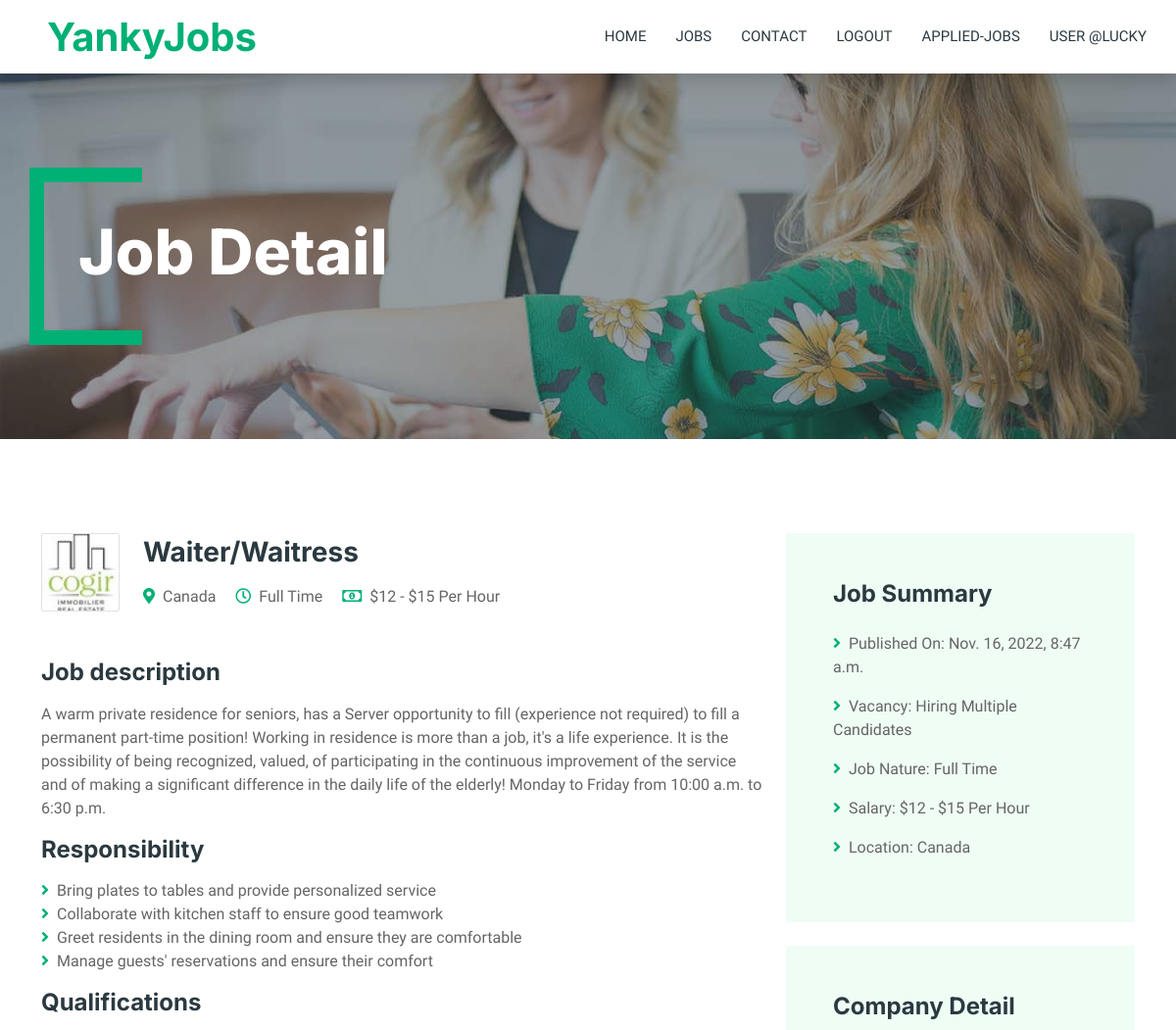
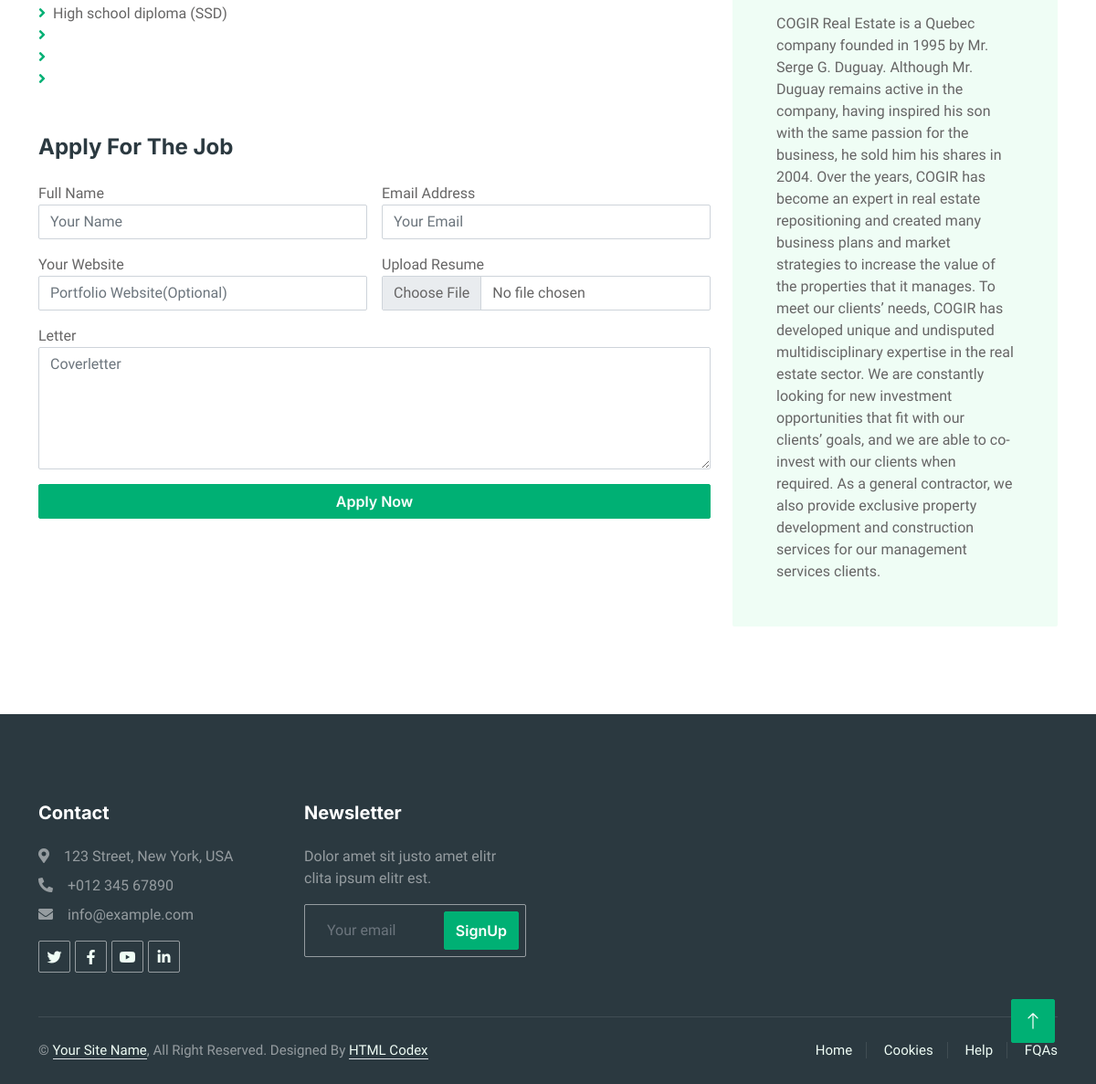
Screenshot of /job-detail/1/ (signed in) with the database file from the repository (2 pictures, top to bottom).
### jobapp/models.py (models this page shows, shortened)
class Jobs(models.Model):
    company_image = models.ImageField(null=True)
    job_name = models.CharField(max_length=300, blank=False)
    job_description = models.TextField(max_length=5000, blank=False)
    published_date = models.DateTimeField(auto_now_add=True)
    job_vacancy = models.CharField(max_length=50, blank=False)
    job_nature = models.CharField(max_length=50)
    job_salary = models.CharField(max_length=50)
    job_salary2 = models.CharField(max_length=50)
    job_location = models.CharField(max_length=500, blank=True)
    company_detail = models.TextField(max_length=5000, blank=True)
    responsibility1 = models.CharField(max_length=200, blank=True)
    responsibility2 = models.CharField(max_length=200, blank=True)
    responsibility3 = models.CharField(max_length=200, blank=True)
    responsibility4 = models.CharField(max_length=200, blank=True)
    qualification1 = models.CharField(max_length=200, blank=True)
    qualification2 = models.CharField(max_length=200, blank=True)
    qualification3 = models.CharField(max_length=200, blank=True)
    qualification4 = models.CharField(max_length=200, blank=True)

### jobapp/views.py (the view)
# urls.py: path('job-detail/<int:pk>/', views.job_detail, name='job-detail'),
@login_required(login_url='/login/')
def job_detail(request, pk):
    job = Jobs.objects.get(id=pk)
    return render(request, 'jobapp/job-detail.html', context={'job':job})

### jobapp/templates/jobapp/job-detail.html (shortened to what this page needs)
{% load static %}
<!DOCTYPE html>
<html lang="en">
<head>
    <link href="https://cdnjs.cloudflare.com/ajax/libs/font-awesome/5.10.0/css/all.min.css" rel="stylesheet">
    <link href="https://cdn.jsdelivr.net/npm/bootstrap-icons@1.4.1/font/bootstrap-icons.css" rel="stylesheet">
    <link href="{% static 'lib/animate/animate.min.css' %}" rel="stylesheet">
    <link href="{% static 'lib/owlcarousel/assets/owl.carousel.min.css' %}" rel="stylesheet">
    <link href="{% static 'css/bootstrap.min.css' %}" rel="stylesheet">
    <link href="{% static 'css/style.css' %}" rel="stylesheet">
</head>
<body>
    <div class="container-xxl bg-white p-0">
        <nav class="navbar navbar-expand-lg bg-white navbar-light shadow sticky-top p-0">
            <a href="{% url 'jobapp:home' %}" class="navbar-brand d-flex align-items-center text-center py-0 px-4 px-lg-5">
                <h1 class="m-0 text-primary">YankyJobs</h1>
            </a>
            <div class="collapse navbar-collapse" id="navbarCollapse">
                <div class="navbar-nav ms-auto p-4 p-lg-0">
                    <a href="{% url 'jobapp:home' %}" class="nav-item nav-link">Home</a>
                    <div class="nav-item">
                        <a href="{% url 'jobapp:job-list' %}" class="nav-link">Jobs</a>
                    </div>
                    <div class="nav-item ">
                        <a href="{% url 'jobapp:contact' %}" class="nav-link">Contact</a>
                    </div>
                    {% if user.is_authenticated %}
                    <div class="nav-item ">
                        <a href="{% url 'jobapp:logout' %}" class="nav-link">Logout</a>
                    </div>
                    <div class="nav-item ">
                        <a href="{% url 'jobapp:application_list' %}" class="nav-link">Applied-Jobs</a>
                    </div>
                    <a href="#" class="nav-item nav-link">User @{{user.username}}</a>
                    {% else %}
                    <a href="{% url 'jobapp:login' %}" class="nav-item nav-link">Sign In</a>
                    <a href="{% url 'jobapp:paystack' %}" class="nav-item nav-link">Sign Up</a>
                    {% endif %}
                </div>
            </div>
        </nav>
        <div class="container-xxl py-5 bg-dark page-header mb-5">
            <div class="container my-5 pt-5 pb-4">
                <h1 class="display-3 text-white mb-3 animated slideInDown">Job Detail</h1>
            </div>
        </div>
        <div class="container-xxl py-5 wow fadeInUp" data-wow-delay="0.1s">
            <div class="container">
                <div class="row gy-5 gx-4">
                    <div class="col-lg-8">
                        <div class="d-flex align-items-center mb-5">
                            <img class="flex-shrink-0 img-fluid border rounded" src="{{job.company_image.url}}" alt="" style="width: 80px; height: 80px;">
                            <div class="text-start ps-4">
                                <h3 class="mb-3">{{job.job_name}}</h3>
                                <span class="text-truncate me-3"><i class="fa fa-map-marker-alt text-primary me-2"></i>{{job.job_location}}</span>
                                <span class="text-truncate me-3"><i class="far fa-clock text-primary me-2"></i>{{job.job_nature}}</span>
                                <span class="text-truncate me-0"><i class="far fa-money-bill-alt text-primary me-2"></i>${{job.job_salary}} - ${{job.job_salary2}} Per Hour</span>
                            </div>
                        </div>
                        <div class="mb-5">
                            <h4 class="mb-3">Job description</h4>
                            <p>{{job.job_description}}</p>
                            <h4 class="mb-3">Responsibility</h4>
                            <ul class="list-unstyled">
                                <li><i class="fa fa-angle-right text-primary me-2"></i>{{job.responsibility1}}</li>
                                <li><i class="fa fa-angle-right text-primary me-2"></i>{{job.responsibility2}}</li>
                                <li><i class="fa fa-angle-right text-primary me-2"></i>{{job.responsibility3}}</li>
                                <li><i class="fa fa-angle-right text-primary me-2"></i>{{job.responsibility4}}</li>
                            </ul>
                            <h4 class="mb-3">Qualifications</h4>
                            <ul class="list-unstyled">
                                <li><i class="fa fa-angle-right text-primary me-2"></i>{{job.qualification1}}</li>
                                <li><i class="fa fa-angle-right text-primary me-2"></i>{{job.qualification2}}</li>
                                <li><i class="fa fa-angle-right text-primary me-2"></i>{{job.qualification3}}</li>
                                <li><i class="fa fa-angle-right text-primary me-2"></i>{{job.qualification4}}</li>
                            </ul>
                        </div>
                        <div class="">
                            <h4 class="mb-4">Apply For The Job</h4>
                            <form action="{% url 'jobapp:resume' job.id %}" method="post">{% csrf_token %}
                                <div class="row g-3">
                                    <div class="col-12 col-sm-6">
                                        <label for="name">Full Name</label>
                                        <input type="text" class="form-control" placeholder="Your Name" name="name">
                                    </div>
                                    <div class="col-12 col-sm-6">
                                        <label for="email">Email Address</label>
                                        <input type="email" class="form-control" placeholder="Your Email" name="email">
                                    </div>
                                    <div class="col-12 col-sm-6">
                                        <label for="website">Your Website</label>
                                        <input type="text" class="form-control" placeholder="Portfolio Website(Optional)">
                                    </div>
                                    <div class="col-12 col-sm-6">
                                        <label for="resume">Upload Resume</label>
                                        <input type="file" class="form-control bg-white" placeholder="Upload Resume" name="resume">
                                    </div>
                                    <div class="col-12">
                                        <label for="letter">Letter</label>
                                        <textarea class="form-control" rows="5" placeholder="Coverletter" name="letter"></textarea>
                                    </div>
                                    <div class="col-12">
                                        <button class="btn btn-primary w-100" type="submit">Apply Now</button>
                                    </div>
                                </div>
                            </form>
                        </div>
                    </div>
                    <div class="col-lg-4">
                        <div class="bg-light rounded p-5 mb-4 wow slideInUp" data-wow-delay="0.1s">
                            <h4 class="mb-4">Job Summary</h4>
                            <p><i class="fa fa-angle-right text-primary me-2"></i>Published On: {{job.published_date}}</p>
                            <p><i class="fa fa-angle-right text-primary me-2"></i>Vacancy: {{job.job_vacancy}}</p>
                            <p><i class="fa fa-angle-right text-primary me-2"></i>Job Nature: {{job.job_nature}}</p>
                            <p><i class="fa fa-angle-right text-primary me-2"></i>Salary: ${{job.job_salary}} - ${{job.job_salary2}} Per Hour</p>
                            <p><i class="fa fa-angle-right text-primary me-2"></i>Location: {{job.job_location}}</p>
                        </div>
                        <div class="bg-light rounded p-5 wow slideInUp" data-wow-delay="0.1s">
                            <h4 class="mb-4">Company Detail</h4>
                            <p class="m-0">{{job.company_detail}}</p>
                        </div>
                    </div>
                </div>
            </div>
        </div>
        <div class="container-fluid bg-dark text-white-50 footer pt-5 mt-5 wow fadeIn" data-wow-delay="0.1s">
            <div class="container py-5">
                <div class="row g-5">
                    <div class="col-lg-3 col-md-6">
                        <h5 class="text-white mb-4">Contact</h5>
                        <p class="mb-2"><i class="fa fa-map-marker-alt me-3"></i>123 Street, New York, USA</p>
                        <p class="mb-2"><i class="fa fa-phone-alt me-3"></i>+012 345 67890</p>
                        <p class="mb-2"><i class="fa fa-envelope me-3"></i>info@example.com</p>
                        <div class="d-flex pt-2">
                            <a class="btn btn-outline-light btn-social" href=""><i class="fab fa-twitter"></i></a>
                            <a class="btn btn-outline-light btn-social" href=""><i class="fab fa-facebook-f"></i></a>
                            <a class="btn btn-outline-light btn-social" href=""><i class="fab fa-youtube"></i></a>
                            <a class="btn btn-outline-light btn-social" href=""><i class="fab fa-linkedin-in"></i></a>
                        </div>
                    </div>
                    <div class="col-lg-3 col-md-6">
                        <h5 class="text-white mb-4">Newsletter</h5>
                        <p>Dolor amet sit justo amet elitr clita ipsum elitr est.</p>
                        <div class="position-relative mx-auto" style="max-width: 400px;">
                            <input class="form-control bg-transparent w-100 py-3 ps-4 pe-5" type="text" placeholder="Your email">
                            <button type="button" class="btn btn-primary py-2 position-absolute top-0 end-0 mt-2 me-2">SignUp</button>
                        </div>
                    </div>
                </div>
            </div>
            <div class="container">
                <div class="copyright">
                    <div class="row">
                        <div class="col-md-6 text-center text-md-start mb-3 mb-md-0">
                            &copy; <a class="border-bottom" href="#">Your Site Name</a>, All Right Reserved.
							Designed By <a class="border-bottom" href="https://htmlcodex.com">HTML Codex</a>
                        </div>
                        <div class="col-md-6 text-center text-md-end">
                            <div class="footer-menu">
                                <a href="">Home</a>
                                <a href="">Cookies</a>
                                <a href="">Help</a>
                                <a href="">FQAs</a>
                            </div>
                        </div>
                    </div>
                </div>
            </div>
        </div>
        <a href="#" class="btn btn-lg btn-primary btn-lg-square back-to-top"><i class="bi bi-arrow-up"></i></a>
    </div>
</body>
</html>

### static/css/style.css (style rules this page uses)
:root { --primary: #00B074; --secondary: #2B9BFF; --light: #EFFDF5; --dark: #2B3940; }
.back-to-top { position: fixed; display: none; right: 45px; bottom: 45px; z-index: 99; }
.btn { font-family: 'Inter', sans-serif; font-weight: 600; transition: .5s; }
.btn.btn-primary, .btn.btn-secondary { color: #FFFFFF; }
.btn-lg-square { width: 48px; height: 48px; }
.btn-square, .btn-sm-square, .btn-lg-square { padding: 0; display: flex; align-items: center; justify-content: center; font-weight: normal; border-radius: 2px; }
.navbar-dark .navbar-nav .nav-link, .navbar-light .navbar-nav .nav-link { margin-right: 30px; padding: 25px 0; color: #FFFFFF; font-size: 15px; text-transform: uppercase; outline: none; }
.navbar-light .navbar-brand, .navbar-light a.btn { height: 75px; }
.navbar-light .navbar-nav .nav-link { color: var(--dark); font-weight: 500; }
.navbar-light.sticky-top { top: -100px; transition: .5s; }
.header-carousel .container, .page-header .container { position: relative; padding: 45px 0 45px 35px; border-left: 15px solid var(--primary); }
.header-carousel .container::before, .header-carousel .container::after, .page-header .container::before, .page-header .container::after { position: absolute; content: ""; top: 0; left: 0; width: 100px; height: 15px; background: var(--primary); }
.header-carousel .container::after, .page-header .container::after { top: 100%; margin-top: -15px; }
.page-header { background: linear-gradient(rgba(43, 57, 64, .5), rgba(43, 57, 64, .5)), url(../img/carousel-1.jpg) center center no-repeat; background-size: cover; }
.footer .btn.btn-social { margin-right: 5px; width: 35px; height: 35px; display: flex; align-items: center; justify-content: center; color: var(--light); border: 1px solid rgba(255,255,255,0.5); border-radius: 2px; transition: .3s; }
.footer .form-control { border-color: rgba(255,255,255,0.5); }
.footer .copyright { padding: 25px 0; font-size: 15px; border-top: 1px solid rgba(256, 256, 256, .1); }
.footer .copyright a { color: var(--light); }
.footer .footer-menu a { margin-right: 15px; padding-right: 15px; border-right: 1px solid rgba(255, 255, 255, .1); }
.footer .footer-menu a:last-child { margin-right: 0; padding-right: 0; border-right: none; }

### rows the page displays
Jobs: company_image (picture), job_name "Waiter/Waitress", job_location "Canada", job_nature "Full Time", job_salary "12", job_salary2 "15", job_description "A warm private residence for seniors, has a Server opportunity to fill (experience not required) to fill a permanent part-time position! Working in residence is more than a job, it's a life experience. It is the possibility of being recognized, valued, of participating in the continuous improvement of the service and of making a significant difference in the daily life of the elderly! Monday to Friday from 10:00 a.m. to 6:30 p.m.", responsibility1 "Bring plates to tables and provide personalized service", responsibility2 "Collaborate with kitchen staff to ensure good teamwork", responsibility3 "Greet residents in the dining room and ensure they are comfortable", responsibility4 "Manage guests' reservations and ensure their comfort", qualification1 "High school diploma (SSD)", published_date "Nov. 16, 2022, 8:47 a.m.", job_vacancy "Hiring Multiple Candidates", company_detail "COGIR Real Estate is a Quebec company founded in 1995 by Mr. Serge G. Duguay. Although Mr. Duguay remains active in the company, having inspired his son with the same passion for the business, he sold him his shares in 2004. Over the years, COGIR has become an expert in real estate repositioning and created many business plans and market strategies to increase the value of the properties that it manages. To meet our clients’ needs, COGIR has developed unique and undisputed multidisciplinary expertise in the real estate sector. We are constantly looking for new investment opportunities that fit with our clients’ goals, and we are able to co-invest with our clients when required. As a general…"

### other values shown
{{ user.username }} "LUCKY"
